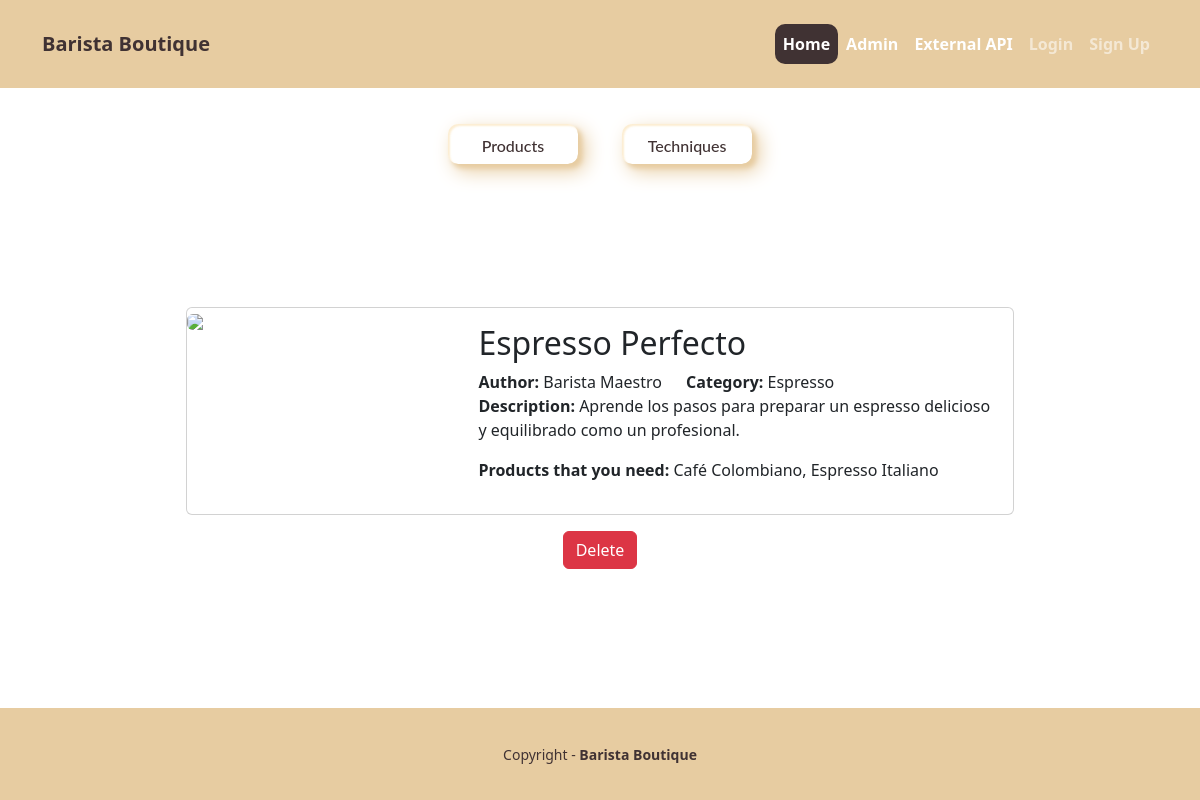
The page /techniques/10 on the database its author committed.
### pages/models.py (models this page shows, shortened)
class Technique(models.Model):
  title = models.TextField()
  author = models.TextField()
  category = models.TextField()
  keyword = models.TextField()
  image = models.ImageField(upload_to='development', null=True, blank=True)
  description = models.TextField()
  product_list = models.TextField()
  created_at = models.DateTimeField(auto_now_add=True)
  updated_at = models.DateTimeField(auto_now=True)

### pages/views.py (the view)
# urls.py: path('techniques/<str:id>', TechniqueShowView.as_view(), name='showTechnique'),
class TechniqueShowView(View):
  template_name = 'techniques/show.html'
  def get(self, request, id):
    try:
        technique_id = int(id)
        if technique_id < 1:
            raise ValueError("Technique id must be 1 or greater")
        technique = get_object_or_404(Technique, pk=technique_id)
    except (ValueError, IndexError):
        return HttpResponseRedirect(reverse('home'))
    viewData = {}
    technique = get_object_or_404(Technique, pk=technique_id)
    response = None
    technique_with_image = {}
    if technique.image:
      result = uploader.upload(technique.image,
                                cloud_name = 'dbyp3pr3d',
                                api_key = os.environ.get('CLOUDINARY_KEY'),
                                api_secret = os.environ.get('CLOUDINARY_API_SECRET'),
                                secure = True,
                                )
      technique.image = result['secure_url']
      technique_with_image['detail'] = technique
      technique_with_image['image'] = technique.image
      response = technique_with_image
    else:
      technique_with_image['detail'] = technique
      response = technique_with_image
    viewData["title"] = technique.title + " - Taller 1"
    viewData["subtitle"] =  technique.title + " - Technique information"
    viewData["technique"] = response
    return render(request, self.template_name, viewData)

### pages/templates/techniques/show.html (shortened to what this page needs)
{% extends 'pages/base.html' %}
{% load i18n %}
{% block content %}
<div class="card mb-3">
  <div class="row g-0">
    <div class="col-md-4">
      {% if technique.image %}
        <img src="{{ technique.image }}" class="img-fluid rounded-start">
      {% else %}
        <img src="https://i.pinimg.com/564x/13/61/6d/13616d072ddca840b412866908b41854.jpg" class="img-fluid rounded-start">
      {% endif %}
    </div>
    <div class="col-md-8">
      <div class="card-body">
        <h2 class="card-title">
           {{technique.detail.title}}
        </h2>
        <div class="flex">
          <p style="display: inline; margin-right: 20px;">
            <strong>{% trans "Author: " %} </strong>{{technique.detail.author}}
          </p>
          <p style="display: inline;">
            <strong>{% trans "Category: " %} </strong>{{technique.detail.category}}
          </p>
        </div>
        <p>
          <strong>{% trans "Description: " %}</strong>{{technique.detail.description}}
        </p>
        <p>
          <strong>{% trans "Products that you need: " %} </strong>{{technique.detail.product_list}}
        </p>
      </div>
    </div>
  </div>
</div>
<div class="d-flex justify-content-center">
  <form action="{% url 'deleteTechnique' technique.detail.id %}" method="POST">
    <button type="submit" class="btn btn-danger" onclick="return confirm('Are you sure you want to delete this technique?')">{% trans "Delete" %}</button>
  </form>
</div>
{% endblock %}

### pages/static/pages/app.css (style rules this page uses)
body, html { margin: 0; padding: 0; height: 100%; }
body { display: flex; flex-direction: column; min-height: 100vh; }

### rows shown on the page
Technique: detail "Espresso Perfecto", detail.author "Barista Maestro", detail.category "Espresso", detail.description "Aprende los pasos para preparar un espresso delicioso y equilibrado como un profesional.", detail.product_list "Café Colombiano, Espresso Italiano"
